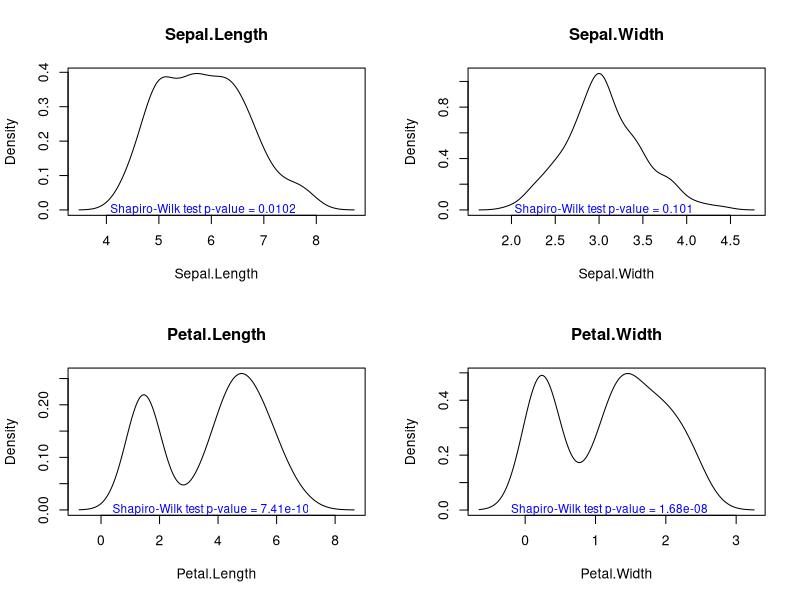
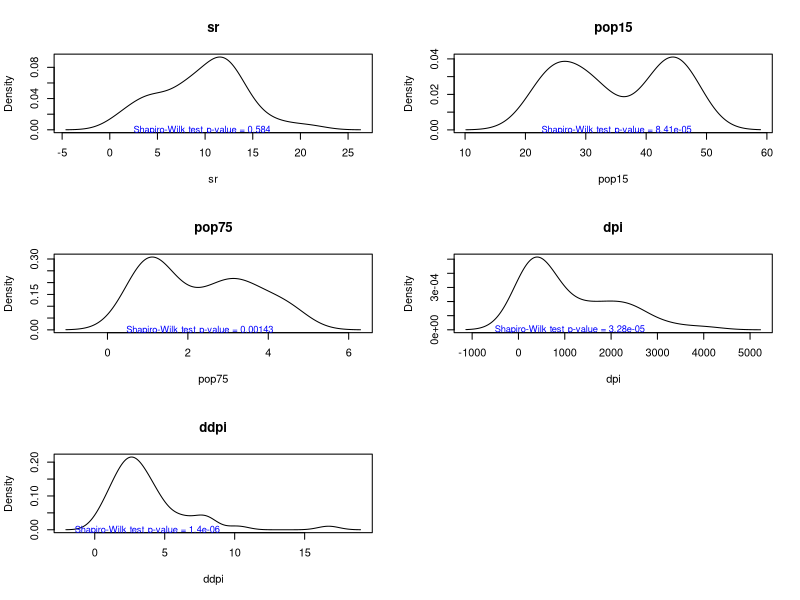
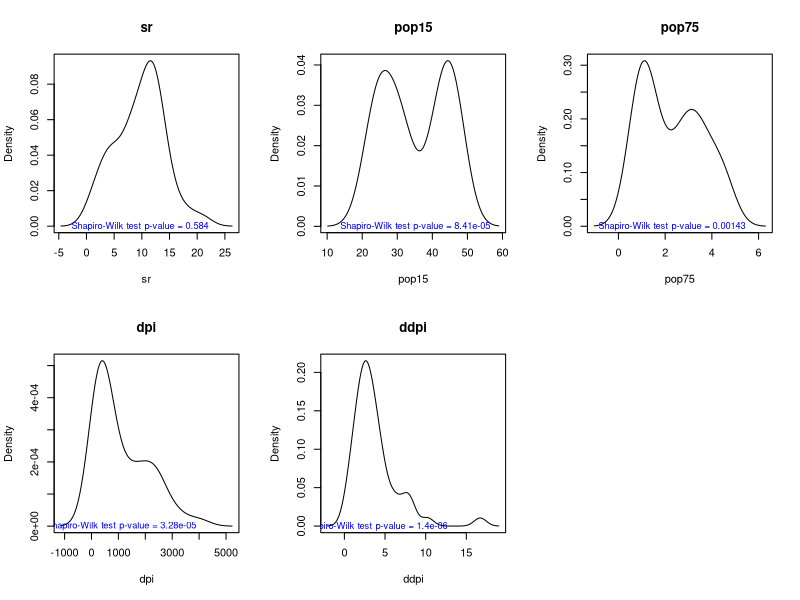

Write R code to recreate these figures, in order.
#-----------------------------------------------------------#
#    Function that performs the Shapiro-Wilk test and the   # ----
#   density plot to the numerical variables of a dataframe  #
#-----------------------------------------------------------#

# Function definition ----

shapiro_density <- function(data, ncols = 2) {
  # Selects the numerics, their values and their names
  num_vars <- sapply(data, is.numeric)
  num_data <- data[, num_vars, drop = FALSE]
  num_var_names <- names(num_data)
  num_vars_count <- length(num_var_names)
  
  # Configure the graphical interface with the chosen ncols
  par(mfrow = c(ceiling(num_vars_count/ncols), ncols))
  
  # Loop for each variable
  for (i in 1:num_vars_count) {
    var_name <- num_var_names[i]
    var_data <- num_data[[var_name]]
    
    # Perform the test, extract the pvalue and calculate the density
    shapiro_result <- shapiro.test(var_data)
    p_value <- format(shapiro_result$p.value, digits = 3)
    density <- density(var_data)
    
    # Plot the density and adds the pvalue as text.  
    plot(density, main = var_name, xlab = var_name, zero.line = FALSE)
    text(x = mean(var_data) * 1, y = min(density$y) * 1, 
         labels = paste("Shapiro-Wilk test p-value =", p_value), 
         col = "blue", cex = 0.85)
  }
  # Restores the graphical interface to one column
  par(mfrow = c(1,1))
}


# Examples ----

# Two columns by default
shapiro_density(data = iris)

# User chooses the number of columns
shapiro_density(data = LifeCycleSavings, ncols = 2)
shapiro_density(data = LifeCycleSavings, ncols = 3)
